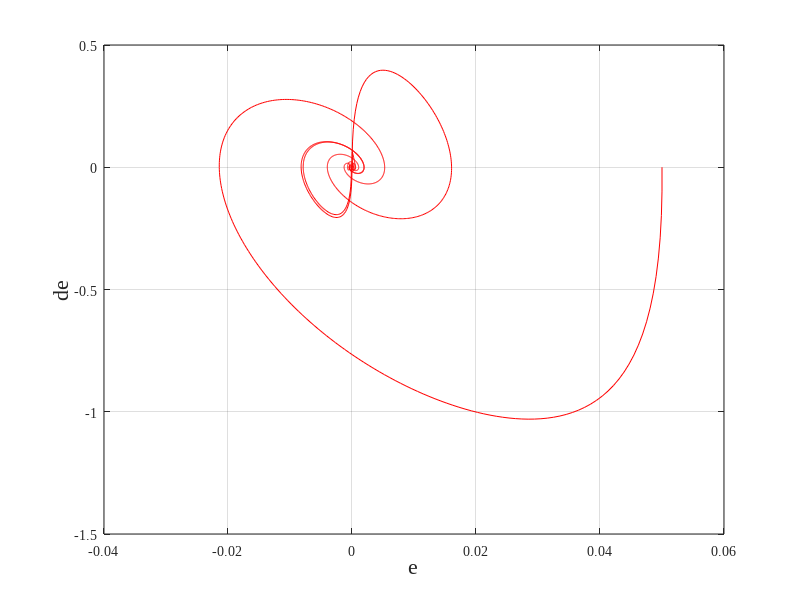

Write the MATLAB code that produced this figure. (Note: this script raises an error after producing the figure.)
%%%%%%%%%%%%%%%%%%%%%%%%%%%%%%%%%%%%%%%%%%%%%%%%%%%%%%%%%%%%%%%%%%%%%%%%%%%
%Torque limited to [-100, 100]

% Parameter Initialization
dt = 0.001;        % Simulation time step
t_end = 5;        % Simulation end time
t = 0:dt:t_end;   % Time vector

close all;     % Close all figure windows

% System initial state
x = [0; 0];   % Initial state 
x_ref = @(t)  0.05 + (t > 2) *0.02*sin(t*pi);   % Target position
dx_ref =@(t)  (t > 2) *0.02*pi*cos(t*pi);
% Nonlinear function and gain function definitions
f = @(x, t) -2*x(1)-cos(t)*x(2)*x(2)*x(2);  % Nonlinear function f(x,t)
g = @(x) 1+x(1);               % Gain function g(x)
U=@(x,t) 0.5*sin(t)*x(1)+0.6*cos(t)*x(2);
integral_error = 0;

% Result storage
x_trajectory = zeros(2, length(t));  % Record state
control_input = zeros(1, length(t)); % Record control input
s_trajectory = zeros(1, length(t));  % Record sliding surface trajectory
previous_error=0.05;


% ====== 2) Pre-generate random variables for each 1s interval (uniformly distributed in [-1,1]) ======
N  = floor(t_end) + 2;       % Number of intervals (extra one for safety)
U1 = 2*rand(N,1) - 1;           % Random term
U2 = 2*rand(N,1) - 1;           % Random term
U3 = 2*rand(N,1) - 1;           % Random term
U4 = 2*rand(N,1) - 1;           % Random term
U5 = 2*rand(N,1) - 1;           % Random term
U6 = 2*rand(N,1) - 1;           % Random term
U7 = 2*rand(N,1) - 1;           % Random term
% ====== 3) A small utility: given t, returns the random value for the "current 1s interval" (piecewise constant) ======
stepRand = @(t,U) U( min(floor(t)+1, numel(U)) );


d3 = @(x,t) 70*stepRand(t,U7);  % Impulse disturbance
d2 = @(x,t) 100*(sin(t)*cos(t)*x(1)+cos(t)*x(2))+2*stepRand(t,U1)*x(2)+4*stepRand(t,U2)*x(1)+stepRand(t,U3);  % Time-varying function
d1=@(x,t)-sin(t)*cos(t)+2*stepRand(t,U4)*x(2)+5*stepRand(t,U5)*x(1)+stepRand(t,U6);%Continuous disturbance
% d1=@(x,t)-30*sin(t)+40*cos(t)+5*stepRand(t,U4)*x(2)+11*stepRand(t,U5)*x(1)+stepRand(t,U6);%Continuous disturbance
% d1=@(x,t)-10*cos(t)+20*sin(x(1))*x(2)+10*stepRand(t,U4)*x(2)+5*stepRand(t,U5)*x(1)+2*stepRand(t,U6);%Continuous disturbance
% d1=@(x,t)-100*sin(x(1))+20+50*cos(t)+8*stepRand(t,U4)*x(2)+4*stepRand(t,U5)*x(1)+4*stepRand(t,U6);%Continuous disturbance
% d1=@(x,t)90*sin(x(1))+80*sin(t)*cos(t)+10*stepRand(t,U4)*x(2)+2*stepRand(t,U5)*x(1)+5*stepRand(t,U6);%Continuous disturbance
% d1=@(x,t)-100*sin(t)*cos(t)*sin(x(1))+20*stepRand(t,U4)*x(2)+8*stepRand(t,U5)*x(1)+10*stepRand(t,U6);%Continuous disturbance
% d1=@(x,t)-80*sin(x(1))-80*sin(t)*cos(t)+10*cos(t)+5*stepRand(t,U4)*x(2)+5*stepRand(t,U5)*x(1)+2*stepRand(t,U6);
% d1=@(x,t)5*cos(x(2))+10+40*sin(t)*cos(t)+7*stepRand(t,U4)*x(2)+4*stepRand(t,U5)*x(1)+6*stepRand(t,U6);
% d1=@(x,t)-10*sin(t)*cos(t)*sin(x(1))-20+8*stepRand(t,U4)*x(2)+3*stepRand(t,U5)*x(1)+3*stepRand(t,U6);


% PID controller parameters
Kp = 1900; % Proportional gain (diagonal matrix)
Ki = 40000;   % Integral gain (diagonal matrix)
Kd = 100;   % Derivative gain (diagonal matrix)

tic  % Start timer
for k = 1:length(t)
    d=d1(x,t(k));%Continuous disturbance
    if k>500 && k<1500
        d=d1(x,t(k))+d2(x,t(k));    
    elseif k>2500 && k<3500
        d=d1(x,t(k))+d3(x,t(k));     
    end
    
      error = x_ref(t(k))-x(1)  ;
      e=x_ref(t(k))-x(1);
      de=dx_ref(t(k))-x(2);
      integral_error = integral_error + error * dt;
      derivative_error = (error - previous_error) / dt;

      u = (Kp * error + Ki * integral_error + Kd * derivative_error);

    
    previous_error = error;
    
    % System dynamic equation
    dx1 = x(2);
    dx2 = f(x, t(k)) + g(x) * u + d+U(x, t(k));
    
    
    % Update state using Euler method
    x(1) = x(1) + dx1 * dt;
    x(2) = x(2) + dx2 * dt;
    
    % Store state trajectory
    x_d(:, k) = x_ref(t(k));
    x_trajectory_PID(:, k) = x;
    control_input_PID(k) = u;
    x_error_PID(k) = e;
    x_derror_PID(k) = de;

end
% Plotting
elapsed_time = toc;  % End timer and return elapsed time
fprintf('Total simulation time is %.4f seconds\n', elapsed_time);


% Plotting
figure;
plot(x_error_PID(1, :),x_derror_PID(1, :), 'r');hold on;
xlabel('e', 'FontSize', 16);
ylabel('de', 'FontSize', 16);
grid on;
set(gca, 'FontName', 'Times New Roman');
ax = gca;
ax.FontSize = 16;
hold on;






figure;
plot(t, control_input_PID(1, :), 'r');
xlabel('Time(s)', 'FontSize', 16);
ylabel('u', 'FontSize', 16);
grid on;
set(gca, 'FontName', 'Times New Roman');
ax = gca;
ax.FontSize = 16;
hold on;


% Plotting
figure;
plot(t, x_error_PID(1, :), 'r');
xlabel('Time(s)', 'FontSize', 16);
ylabel('Error', 'FontSize', 16);
ylim([-0.01, 0.01]);
grid on;
set(gca, 'FontName', 'Times New Roman');
ax = gca;
ax.FontSize = 16;
hold on;

figure;
plot(t, x_trajectory_PID(1, :), 'r');
xlabel('Time(s)', 'FontSize', 16);
ylabel('Position', 'FontSize', 16);
grid on;
set(gca, 'FontName', 'Times New Roman');
ax = gca;
ax.FontSize = 16;
hold on;